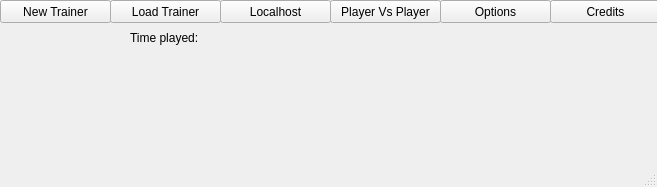
<?xml version="1.0" encoding="UTF-8"?>
<ui version="4.0">
 <class>MainWindow</class>
 <widget class="QMainWindow" name="MainWindow">
  <property name="geometry">
   <rect>
    <x>0</x>
    <y>0</y>
    <width>657</width>
    <height>187</height>
   </rect>
  </property>
  <property name="windowTitle">
   <string>MainWindow</string>
  </property>
  <widget class="QWidget" name="centralwidget">
   <widget class="QPushButton" name="new_trainer">
    <property name="geometry">
     <rect>
      <x>0</x>
      <y>0</y>
      <width>111</width>
      <height>23</height>
     </rect>
    </property>
    <property name="text">
     <string>New Trainer</string>
    </property>
   </widget>
   <widget class="QPushButton" name="localhost">
    <property name="geometry">
     <rect>
      <x>220</x>
      <y>0</y>
      <width>111</width>
      <height>23</height>
     </rect>
    </property>
    <property name="text">
     <string>Localhost</string>
    </property>
   </widget>
   <widget class="QPushButton" name="pvp">
    <property name="geometry">
     <rect>
      <x>330</x>
      <y>0</y>
      <width>111</width>
      <height>23</height>
     </rect>
    </property>
    <property name="text">
     <string>Player Vs Player</string>
    </property>
   </widget>
   <widget class="QPushButton" name="options">
    <property name="geometry">
     <rect>
      <x>440</x>
      <y>0</y>
      <width>111</width>
      <height>23</height>
     </rect>
    </property>
    <property name="text">
     <string>Options</string>
    </property>
   </widget>
   <widget class="QPushButton" name="credits">
    <property name="geometry">
     <rect>
      <x>550</x>
      <y>0</y>
      <width>111</width>
      <height>23</height>
     </rect>
    </property>
    <property name="text">
     <string>Credits</string>
    </property>
   </widget>
   <widget class="QLabel" name="trainer_name">
    <property name="geometry">
     <rect>
      <x>0</x>
      <y>20</y>
      <width>91</width>
      <height>16</height>
     </rect>
    </property>
    <property name="text">
     <string/>
    </property>
   </widget>
   <widget class="QLabel" name="pokemon_1">
    <property name="geometry">
     <rect>
      <x>330</x>
      <y>30</y>
      <width>91</width>
      <height>61</height>
     </rect>
    </property>
    <property name="text">
     <string/>
    </property>
   </widget>
   <widget class="QLabel" name="pokemon_2">
    <property name="geometry">
     <rect>
      <x>430</x>
      <y>30</y>
      <width>91</width>
      <height>61</height>
     </rect>
    </property>
    <property name="text">
     <string/>
    </property>
   </widget>
   <widget class="QLabel" name="pokemon_4">
    <property name="geometry">
     <rect>
      <x>330</x>
      <y>90</y>
      <width>91</width>
      <height>61</height>
     </rect>
    </property>
    <property name="text">
     <string/>
    </property>
   </widget>
   <widget class="QLabel" name="pokemon_5">
    <property name="geometry">
     <rect>
      <x>430</x>
      <y>90</y>
      <width>91</width>
      <height>61</height>
     </rect>
    </property>
    <property name="text">
     <string/>
    </property>
   </widget>
   <widget class="QLabel" name="pokemon_3">
    <property name="geometry">
     <rect>
      <x>550</x>
      <y>30</y>
      <width>91</width>
      <height>61</height>
     </rect>
    </property>
    <property name="text">
     <string/>
    </property>
   </widget>
   <widget class="QLabel" name="pokemon_6">
    <property name="geometry">
     <rect>
      <x>550</x>
      <y>90</y>
      <width>91</width>
      <height>61</height>
     </rect>
    </property>
    <property name="text">
     <string/>
    </property>
   </widget>
   <widget class="QLabel" name="trainer_image">
    <property name="geometry">
     <rect>
      <x>0</x>
      <y>40</y>
      <width>121</width>
      <height>81</height>
     </rect>
    </property>
    <property name="text">
     <string/>
    </property>
   </widget>
   <widget class="QPushButton" name="load_trainer">
    <property name="geometry">
     <rect>
      <x>110</x>
      <y>0</y>
      <width>111</width>
      <height>23</height>
     </rect>
    </property>
    <property name="text">
     <string>Load Trainer</string>
    </property>
   </widget>
   <widget class="QLabel" name="label">
    <property name="geometry">
     <rect>
      <x>130</x>
      <y>30</y>
      <width>71</width>
      <height>16</height>
     </rect>
    </property>
    <property name="text">
     <string>Time played:</string>
    </property>
   </widget>
   <widget class="QLabel" name="time_played">
    <property name="geometry">
     <rect>
      <x>190</x>
      <y>30</y>
      <width>121</width>
      <height>21</height>
     </rect>
    </property>
    <property name="text">
     <string/>
    </property>
   </widget>
  </widget>
  <widget class="QMenuBar" name="menubar">
   <property name="geometry">
    <rect>
     <x>0</x>
     <y>0</y>
     <width>657</width>
     <height>21</height>
    </rect>
   </property>
  </widget>
  <widget class="QStatusBar" name="statusbar"/>
 </widget>
 <resources/>
 <connections/>
</ui>
